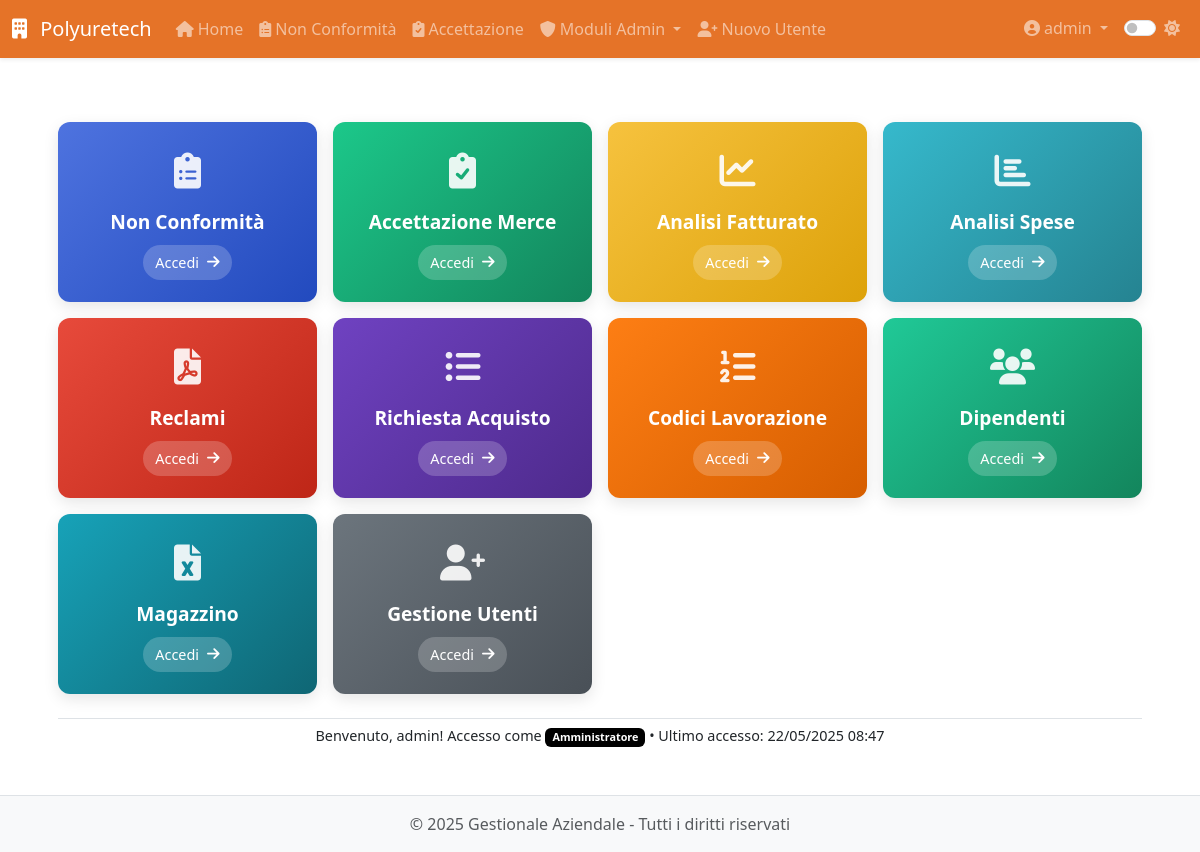
The page /index (signed in) on the database as committed earlier.
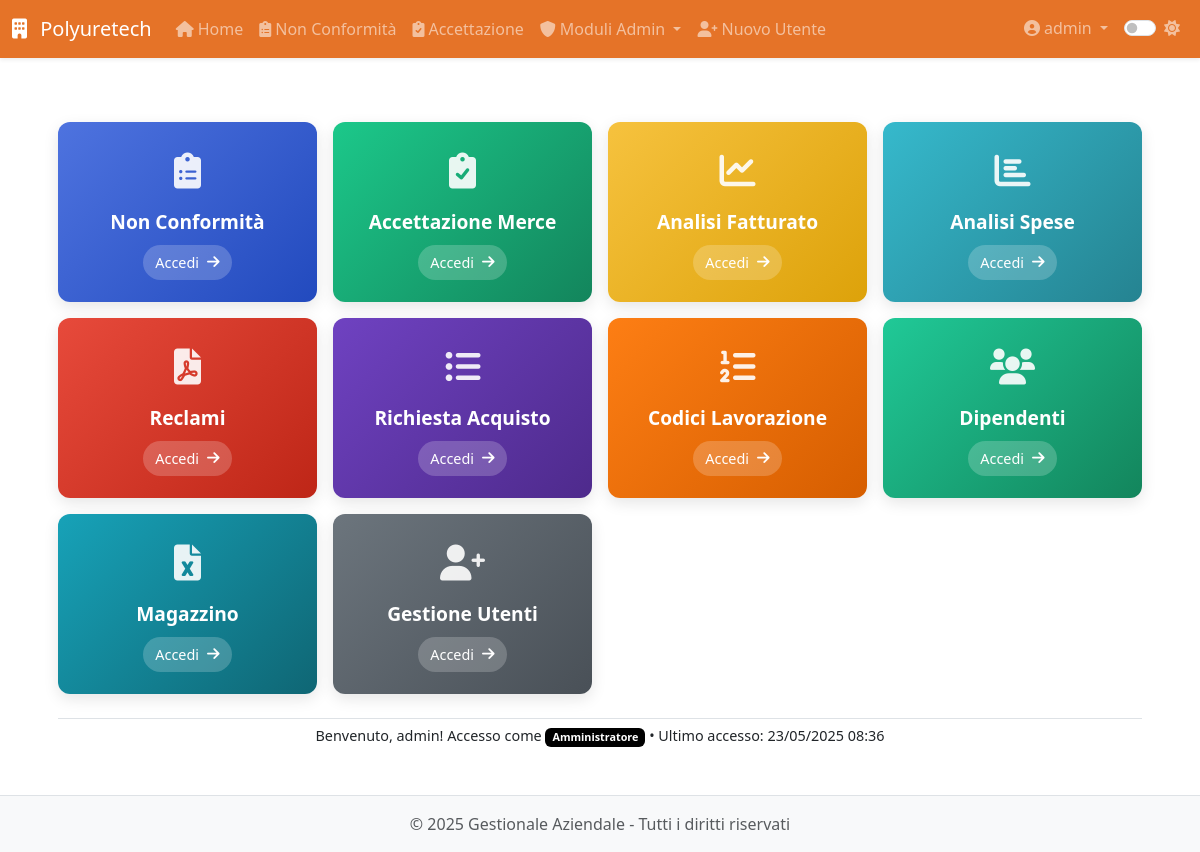
The same page on the database as committed later.
### app/models.py (models this page shows, shortened)
class User(UserMixin, db.Model):
    __tablename__ = 'users'
    id = db.Column(db.Integer, primary_key=True)
    username = db.Column(db.String(64), unique=True, nullable=False, index=True)
    email = db.Column(db.String(120))
    password_hash = db.Column(db.String(128), nullable=False)
    role = db.Column(db.String(20), default='operatore')  # 'operatore' o 'admin'
    created_at = db.Column(db.DateTime, default=datetime.utcnow)
    last_login = db.Column(db.DateTime)
    is_active = db.Column(db.Boolean, default=True)
    modulo1_entries = db.relationship('Modulo1Entry',
                               backref='author',
                               lazy='dynamic',
                               foreign_keys='Modulo1Entry.user_id')
    modulo5_entries = db.relationship('Modulo5Entry',
                               backref='author',
                               lazy='dynamic',
                               foreign_keys='Modulo5Entry.user_id')
    def is_admin(self):
        return self.role == 'admin'

### app/routes/dashboard.py (the view)
@dashboard.route('/')
@dashboard.route('/index')
@login_required
def index():
    stats = {
        'modulo1_count': 0,
        'modulo1_unviewed': 0,
        'modulo5_count': 0,
        'modulo5_unviewed': 0,
        'fatturato_totale': 0,
        'clienti_count': 0,
        'users_count': 0,
        'admin_count': 0,
        'operatori_count': 0
    }
    if current_user.is_admin():
        stats['modulo1_count'] = Modulo1Entry.query.count()
        stats['modulo1_unviewed'] = Modulo1Entry.query.filter_by(viewed=False).count()
        stats['modulo5_count'] = Modulo5Entry.query.count()
        stats['modulo5_unviewed'] = Modulo5Entry.query.filter_by(viewed=False).count()
        stats['fatturato_totale'] = db.session.query(func.sum(Fatturato.importo)).scalar() or 0
        stats['clienti_count'] = Cliente.query.count()
        stats['users_count'] = User.query.count()
        stats['admin_count'] = User.query.filter_by(role='admin').count()
        stats['operatori_count'] = User.query.filter_by(role='operatore').count()
    recent_activities = []  # opzionalmente da implementare
    return render_template('dashboard/index.html', title='Dashboard', stats=stats, recent_activities=recent_activities)

### app/__init__.py (called while the page is built)
def register_jinja_filters(app):
    @app.template_filter('format_date')
    def format_date(value, format='%d/%m/%Y'):
        if value:
            return value.strftime(format)
        return ""
    @app.template_filter('format_currency')
    def format_currency(value):
        """Formatta un valore come valuta"""
        if value is not None:
            return f"€ {value:,.2f}".replace(",", "X").replace(".", ",").replace("X", ".")
        return "€ 0,00"
    @app.template_filter('truncate_text')
    def truncate_text(text, length=100):
        """Tronca il testo alla lunghezza specificata"""
        if text and len(text) > length:
            return text[:length] + "..."
        return text if text else ""

### app/models.py (called while the page is built)
@login_manager.user_loader
def load_user(id):
    return User.query.get(int(id))

### app/templates/dashboard/index.html (shortened to what the changed rows need)
{% extends "base.html" %}
{% block content %}
<div class="dashboard-container">
    <div class="dashboard-footer">
        <p class="dashboard-subtitle">Benvenuto, {{ current_user.username }}! Accesso come
            <span class="badge bg-{{ 'primary' if current_user.is_admin() else 'secondary' }}">
                {{ 'Amministratore' if current_user.is_admin() else 'Operatore' }}
            </span>
            • Ultimo accesso:
            {% if current_user.last_login %}
                {{ current_user.last_login | format_date('%d/%m/%Y %H:%M') }}
            {% else %}
                Prima volta
            {% endif %}
        </p>
    </div>
</div>
{% endblock %}

### app/templates/base.html (shortened to what this page needs)
<!DOCTYPE html>
<html lang="it">
<head>
    <link href="https://cdn.jsdelivr.net/npm/bootstrap@5.3.0-alpha1/dist/css/bootstrap.min.css" rel="stylesheet">
    <link rel="stylesheet" href="https://cdnjs.cloudflare.com/ajax/libs/font-awesome/6.0.0/css/all.min.css">
    <link id="theme-style" rel="stylesheet" href="{{ url_for('static', filename='css/theme-' + theme + '.css') }}">
    <link rel="stylesheet" href="{{ url_for('static', filename='css/style.css') }}">
    <link rel="stylesheet" href="{{ url_for('static', filename='css/modulo8.css') }}">
</head>
<body>
    <header class="navbar navbar-expand-lg navbar-dark bg-primary sticky-top shadow-sm">
        <div class="container-fluid">
            <a class="navbar-brand" href="{{ url_for('dashboard.index') }}">
                <i class="fas fa-building me-2"></i> Polyuretech
            </a>
            <div class="collapse navbar-collapse" id="navbarMain">
                {% if current_user.is_authenticated %}
                <ul class="navbar-nav me-auto">
                    <li class="nav-item">
                        <a class="nav-link" href="{{ url_for('dashboard.index') }}">
                            <i class="fas fa-home me-1"></i>Home
                        </a>
                    </li>
                    <li class="nav-item">
                        <a class="nav-link" href="{{ url_for('modulo1.index') }}">
                            <i class="fas fa-clipboard-list me-1"></i>Non Conformità
                        </a>
                    </li>
                    <li class="nav-item">
                        <a class="nav-link" href="{{ url_for('modulo5.index') }}">
                            <i class="fas fa-clipboard-check me-1"></i>Accettazione
                        </a>
                    </li>
                    {% if current_user.is_admin() %}
                    <li class="nav-item dropdown">
                        <a class="nav-link dropdown-toggle" href="#" id="adminModulesDropdown" data-bs-toggle="dropdown">
                            <i class="fas fa-shield-alt me-1"></i>Moduli Admin
                        </a>
                    </li>
                    <li class="nav-item">
                        <a class="nav-link" href="{{ url_for('auth.register') }}">
                            <i class="fas fa-user-plus me-1"></i>Nuovo Utente
                        </a>
                    </li>
                    {% endif %}
                </ul>
                <ul class="navbar-nav ms-auto">
                    <li class="nav-item dropdown">
                        <a class="nav-link dropdown-toggle" href="#" id="userDropdown" data-bs-toggle="dropdown">
                            <i class="fas fa-user-circle me-1"></i>{{ current_user.username }}
                        </a>
                    </li>
                    <li class="nav-item">
                        <div class="nav-link">
                            <div class="form-check form-switch">
                                <input class="form-check-input" type="checkbox" id="darkModeToggle" {% if theme == 'dark' %}checked{% endif %}>
                                <label class="form-check-label" for="darkModeToggle">
                                    <i id="theme-icon" class="fas {% if theme == 'dark' %}fa-moon{% else %}fa-sun{% endif %}"></i>
                                </label>
                            </div>
                        </div>
                    </li>
                </ul>
                {% endif %}
            </div>
        </div>
    </header>
    <main class="container py-4">
        {% block content %}{% endblock %}
    </main>
    <footer class="footer mt-auto py-3 bg-light">
        <div class="container text-center">
            <span class="text-muted">&copy; {{ current_year }} {{ app_name }} - Tutti i diritti riservati</span>
        </div>
    </footer>
</body>
</html>

Rows that differ between the two databases and show on the page:
changed User "admin": last_login "22/05/2025 08:47" → "23/05/2025 08:36"
